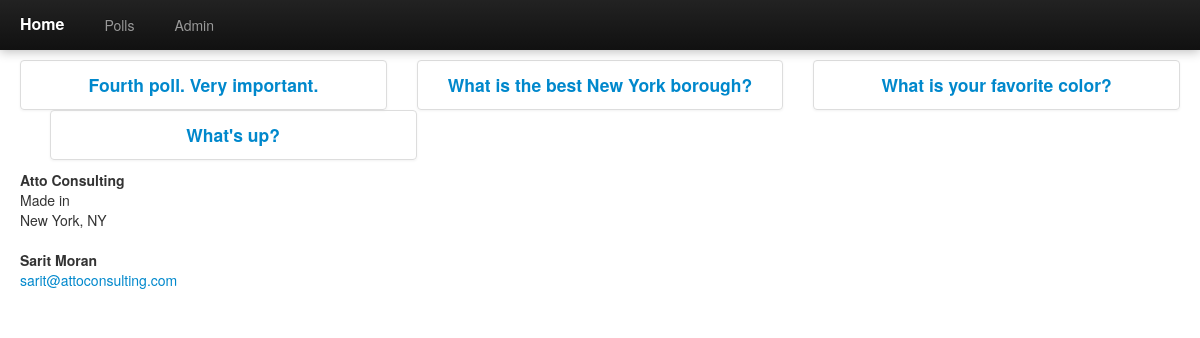
The page /polls/ on the database as committed earlier.
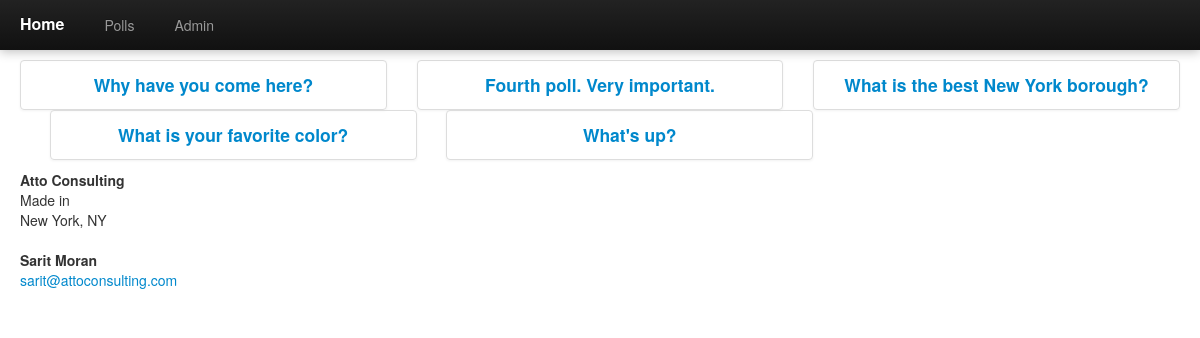
The same page on the database as committed later.
### polls/models.py (models this page shows, shortened)
class Poll(models.Model):
    question = models.CharField(max_length=200)
    pub_date = models.DateTimeField('date published')

### polls/views.py (the view)
class IndexView(generic.ListView):
    template_name = 'polls/index.html'
    context_object_name = 'latest_poll_list'
    def get_queryset(self):
        return Poll.objects.filter(
            pub_date__lte=timezone.now()
        ).order_by('-pub_date')[:5]

### polls/templates/polls/index.html (shortened to what this page needs)
{% extends "base.html" %}
{% block content %}
<ul class="span12 poll-list fluid">
    <div class="span12 fluid">
    {% for poll in latest_poll_list %}
        <div class="span4 thumbnail fluid">
            <h4><a href="{% url 'polls:detail' poll.id %}">{{ poll.question }}</a></h4>
        </div>
    {% endfor %}
    </div>
</ul>
{% endblock %}

Rows that differ between the two databases and show on the page:
added Poll: question "Why have you come here?"
